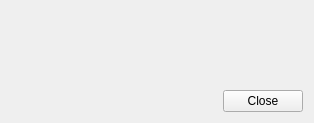
<?xml version="1.0" encoding="UTF-8"?>
<ui version="4.0">
 <class>TestDecode</class>
 <widget class="QWidget" name="TestDecode">
  <property name="geometry">
   <rect>
    <x>0</x>
    <y>0</y>
    <width>314</width>
    <height>123</height>
   </rect>
  </property>
  <property name="windowTitle">
   <string/>
  </property>
  <layout class="QVBoxLayout" name="verticalLayout">
   <item>
    <widget class="QLabel" name="label_">
     <property name="text">
      <string notr="true"/>
     </property>
    </widget>
   </item>
   <item>
    <spacer name="verticalSpacer">
     <property name="orientation">
      <enum>Qt::Vertical</enum>
     </property>
     <property name="sizeHint" stdset="0">
      <size>
       <width>20</width>
       <height>40</height>
      </size>
     </property>
    </spacer>
   </item>
   <item>
    <widget class="QDialogButtonBox" name="closeButton_">
     <property name="standardButtons">
      <set>QDialogButtonBox::Close</set>
     </property>
    </widget>
   </item>
  </layout>
 </widget>
 <resources/>
 <connections/>
</ui>
